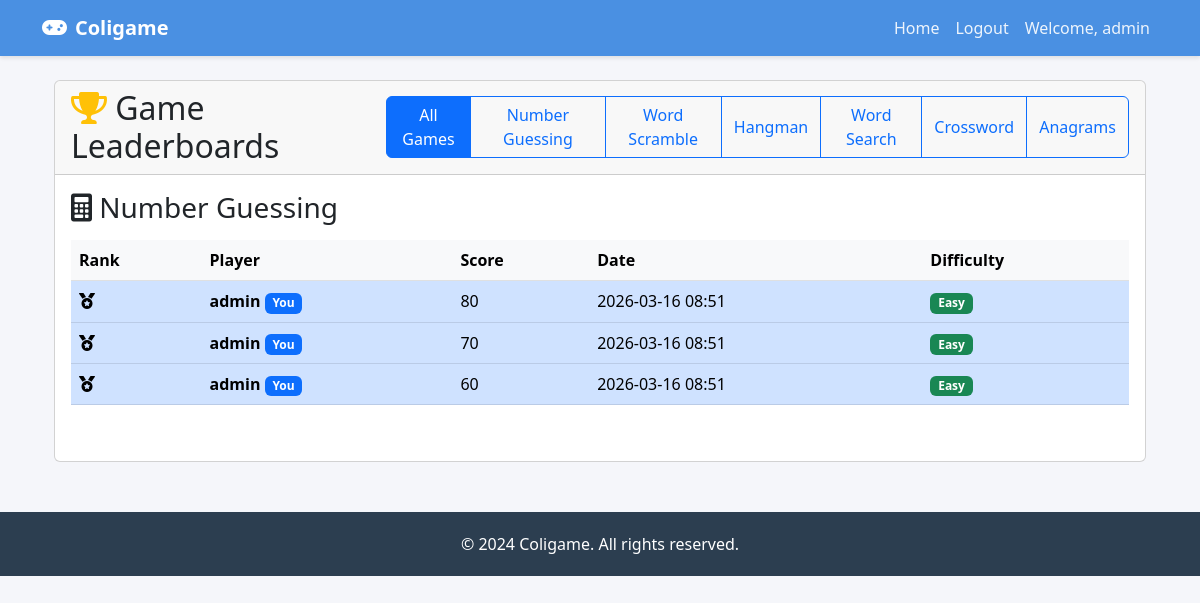
The page /leaderboard (signed in) on the database its author committed.
### src/app.py (models this page shows)
class User(UserMixin, db.Model):
    id = db.Column(db.Integer, primary_key=True)
    username = db.Column(db.String(80), unique=True, nullable=False)
    email = db.Column(db.String(120), unique=True, nullable=False)
    password_hash = db.Column(db.String(128))
    is_admin = db.Column(db.Boolean, default=False)
    scores = db.relationship('Score', backref='user', lazy=True)

class Score(db.Model):
    id = db.Column(db.Integer, primary_key=True)
    game_type = db.Column(db.String(50), nullable=False)
    score = db.Column(db.Integer, nullable=False)
    user_id = db.Column(db.Integer, db.ForeignKey('user.id'), nullable=False)
    timestamp = db.Column(db.DateTime, nullable=False, default=db.func.current_timestamp())
    difficulty = db.Column(db.String(50))

### src/app.py (the view)
@app.route('/leaderboard')
@login_required
def leaderboard():
    scores = Score.query.order_by(Score.score.desc(), Score.timestamp.desc()).all()
    leaderboards = {}
    for score in scores:
        game_type = score.game_type
        if game_type not in leaderboards:
            leaderboards[game_type] = []
        leaderboards[game_type].append({
            'player': score.user.username,
            'score': score.score,
            'date': score.timestamp,
            'difficulty': score.difficulty
        })
    return render_template('leaderboard.html',
                         leaderboards=leaderboards,
                         current_user=current_user)

### src/app.py (called while the page is built)
@login_manager.user_loader
def load_user(user_id):
    return User.query.get(int(user_id))

### src/templates/leaderboard.html (shortened to what this page needs)
{% extends "base.html" %}
{% block content %}
<div class="container mt-4">
    <div class="row">
        <div class="col-12">
            <div class="card">
                <div class="card-header d-flex justify-content-between align-items-center">
                    <h2 class="mb-0">
                        <i class="fas fa-trophy text-warning"></i>
                        Game Leaderboards
                    </h2>
                    <div class="btn-group">
                        <button class="btn btn-outline-primary active" data-filter="all">All Games</button>
                        <button class="btn btn-outline-primary" data-filter="number-guessing">Number Guessing</button>
                        <button class="btn btn-outline-primary" data-filter="word-scramble">Word Scramble</button>
                        <button class="btn btn-outline-primary" data-filter="hangman">Hangman</button>
                        <button class="btn btn-outline-primary" data-filter="word-search">Word Search</button>
                        <button class="btn btn-outline-primary" data-filter="crossword">Crossword</button>
                        <button class="btn btn-outline-primary" data-filter="anagrams">Anagrams</button>
                    </div>
                </div>
                <div class="card-body">
                    {% for game_type, scores in leaderboards.items() %}
                    <div class="leaderboard-section mb-4" data-game="{{ game_type }}">
                        <h3 class="mb-3">
                            {% if game_type == 'number-guessing' %}
                                <i class="fas fa-calculator"></i> Number Guessing
                            {% elif game_type == 'word-scramble' %}
                                <i class="fas fa-random"></i> Word Scramble
                            {% elif game_type == 'hangman' %}
                                <i class="fas fa-hangman"></i> Hangman
                            {% elif game_type == 'word-search' %}
                                <i class="fas fa-search"></i> Word Search
                            {% elif game_type == 'crossword' %}
                                <i class="fas fa-puzzle-piece"></i> Crossword
                            {% elif game_type == 'anagrams' %}
                                <i class="fas fa-font"></i> Anagrams
                            {% endif %}
                        </h3>
                        <div class="table-responsive">
                            <table class="table table-hover">
                                <thead class="table-light">
                                    <tr>
                                        <th>Rank</th>
                                        <th>Player</th>
                                        <th>Score</th>
                                        <th>Date</th>
                                        <th>Difficulty</th>
                                    </tr>
                                </thead>
                                <tbody>
                                    {% for score in scores %}
                                    <tr {% if score.player == current_user.username %}class="table-primary"{% endif %}>
                                        <td>
                                            {% if loop.index <= 3 %}
                                                <i class="fas fa-medal text-{{ ['gold', 'silver', 'bronze'][loop.index-1] }}"></i>
                                            {% else %}
                                                {{ loop.index }}
                                            {% endif %}
                                        </td>
                                        <td>
                                            <strong>{{ score.player }}</strong>
                                            {% if score.player == current_user.username %}
                                                <span class="badge bg-primary">You</span>
                                            {% endif %}
                                        </td>
                                        <td>{{ score.score }}</td>
                                        <td>{{ score.date.strftime('%Y-%m-%d %H:%M') }}</td>
                                        <td>
                                            <span class="badge bg-{{ {
                                                'easy': 'success',
                                                'medium': 'warning',
                                                'hard': 'danger'
                                            }[score.difficulty] }}">
                                                {{ score.difficulty.title() }}
                                            </span>
                                        </td>
                                    </tr>
                                    {% endfor %}
                                </tbody>
                            </table>
                        </div>
                    </div>
                    {% endfor %}
                </div>
            </div>
        </div>
    </div>
</div>
{% endblock %}

### src/templates/base.html (shortened to what this page needs)
<!DOCTYPE html>
<html lang="en">
<head>
    <link href="https://cdn.jsdelivr.net/npm/bootstrap@5.3.0/dist/css/bootstrap.min.css" rel="stylesheet">
    <link rel="stylesheet" href="https://cdnjs.cloudflare.com/ajax/libs/font-awesome/6.0.0/css/all.min.css">
</head>
<body>
    <nav class="navbar navbar-expand-lg navbar-dark">
        <div class="container">
            <a class="navbar-brand" href="{{ url_for('index') }}">
                <i class="fas fa-gamepad me-2"></i>Coligame
            </a>
            <div class="collapse navbar-collapse" id="navbarNav">
                <ul class="navbar-nav ms-auto">
                    <li class="nav-item">
                        <a class="nav-link" href="{{ url_for('index') }}">Home</a>
                    </li>
                    {% if current_user.is_authenticated %}
                        <li class="nav-item">
                            <a class="nav-link" href="{{ url_for('logout') }}">Logout</a>
                        </li>
                        <li class="nav-item">
                            <span class="nav-link">Welcome, {{ current_user.username }}</span>
                        </li>
                    {% endif %}
                </ul>
            </div>
        </div>
    </nav>
    <div class="container mt-4">
        {% block content %}{% endblock %}
    </div>
    <footer class="footer">
        <div class="container text-center">
            <p class="mb-0">&copy; 2024 Coligame. All rights reserved.</p>
        </div>
    </footer>
</body>
</html>

### src/templates/base.html (style rules this page uses)
:root { --primary-color: #4a90e2; --secondary-color: #2c3e50; --accent-color: #e74c3c; }
body { font-family: 'Segoe UI', Tahoma, Geneva, Verdana, sans-serif; background-color: #f5f6fa; color: var(--secondary-color); }
.navbar { background-color: var(--primary-color); box-shadow: 0 2px 4px rgba(0,0,0,0.1); }
.navbar-brand { font-weight: bold; color: white !important; }
.nav-link { color: rgba(255,255,255,0.9) !important; transition: color 0.3s ease; }
.footer { background-color: var(--secondary-color); color: white; padding: 20px 0; margin-top: 50px; }

### rows shown on the page
User: username "admin", player "admin" "admin" "admin"
Score: game_type "number-guessing" (drawn), score "80" "70" "60", date "2026-03-16 08:51", difficulty "Easy"
Score: date "2026-03-16 08:51", difficulty "Easy"
Score: date "2026-03-16 08:51", difficulty "Easy"
